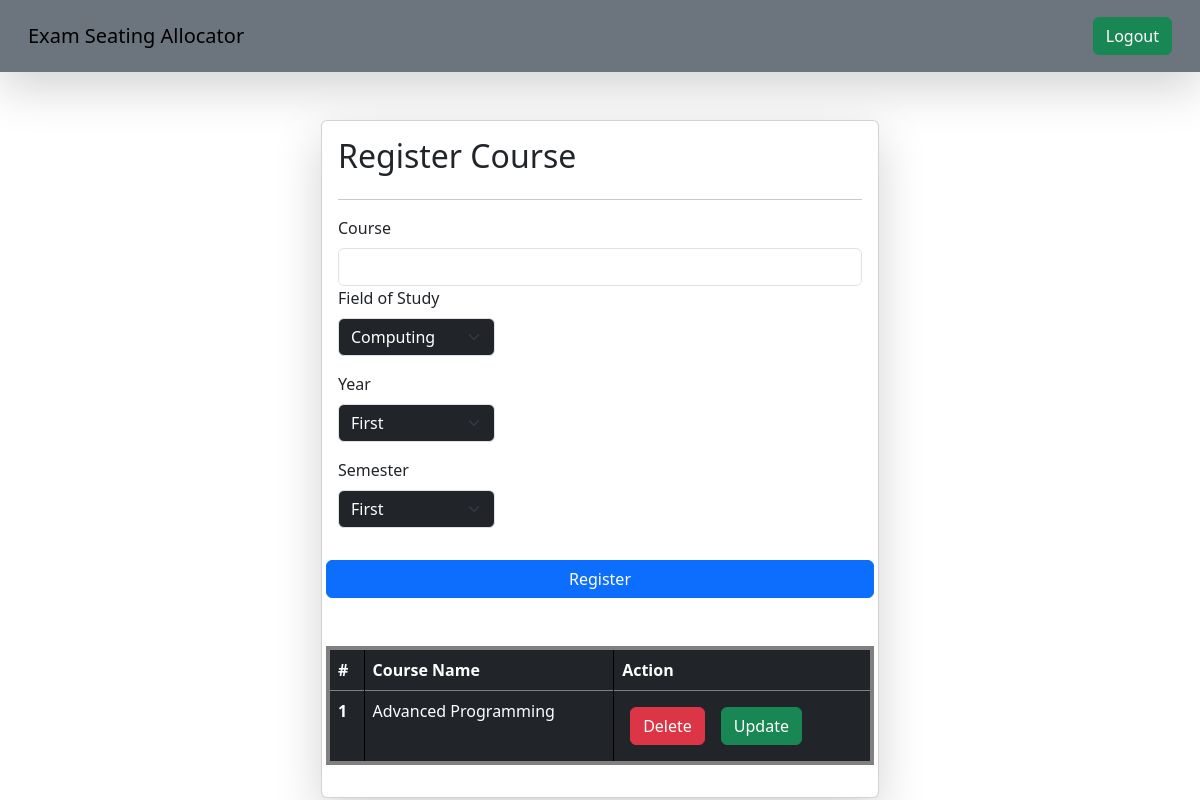
Page /register_course/ (signed in) on the earlier database version.
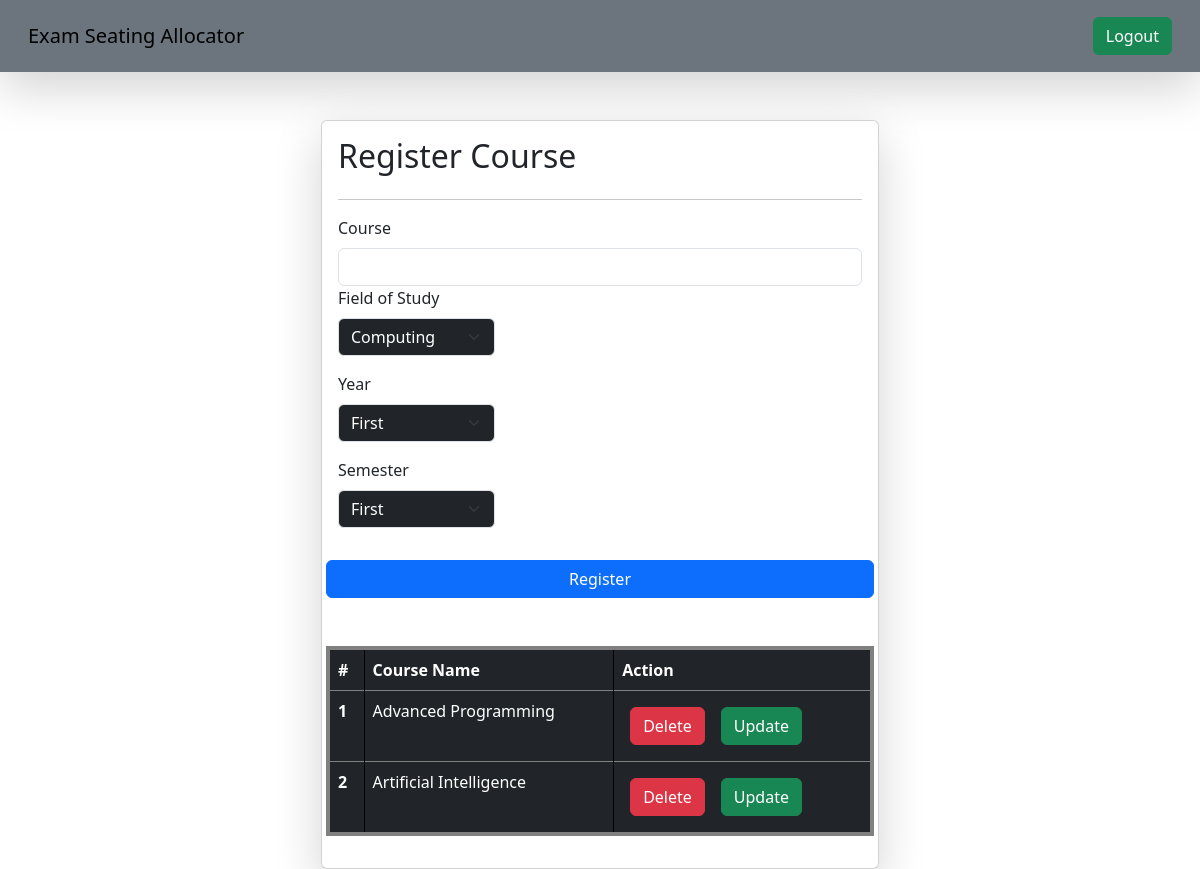
Same page on the later database version.
### api/models.py (models this page shows)
class Course(models.Model):
    name = models.CharField(max_length=100)
    fieldofstudy = models.CharField(
        max_length=20, choices=FIELDOFSTUDY, default="computing"
    )
    year = models.CharField(max_length=20, choices=YEAR, default="first")
    semester = models.CharField(max_length=20, choices=SEMESTER, default="first")

### api/views.py (the view, shortened to what this page needs)
# urls.py: path("register_course/", register_course, name="register_course"),
@login_required(login_url="login_page")
def register_course(request):
    queryset = Course.objects.all()
    context = {"Courses": queryset}
    return render(request, "register_course.html", context)

### api/templates/register_course.html (shortened to what this page needs)
{%extends "base.html"%} {%block start%}
<div class="container mt-5">
  <form
    class="col-6 mx-auto card p-3 shadow-lg"
    method="post"
    enctype="multipart/form-data"
  >
    <h2>Register Course</h2>
    <hr />
    <div class="row">
      <div class="col mb-3">
        <label for="InputCourse" class="form-label">Course</label>
        <input
          type="text"
          class="form-control"
          id="InputCourse"
          name="course"
          value="{{ data.firstname }}"
        />
         <div class="col mb-3">
        <label for="fieldofstudy" class="form-label">Field of Study</label>
        <select
          name="fieldofstudy"
          id="fieldofstudy"
          class="form-select bg-dark text-white mb-3"
          aria-label="Student"
          style="width: 30%"
        >
          <option selected value="Computing">Computing</option>
        </select>
      </div>
       <div class="col mb-3">
        <label for="year" class="form-label">Year</label>
        <select
          name="year"
          id="year"
          class="form-select bg-dark text-white mb-3"
          aria-label="Student"
          style="width: 30%"
        >
          <option selected value="First">First</option>
        </select>
      </div>
       <div class="col mb-3">
        <label for="semester" class="form-label">Semester</label>
        <select
          name="semester"
          id="semester"
          class="form-select bg-dark text-white mb-3"
          aria-label="Student"
          style="width: 30%"
        >
          <option selected value="First">First</option>
        </select>
      </div>
      </div>
    <button type="submit" class="btn btn-primary">Register</button>
</form>
  <table class="table table-dark table-bordered mt-5" style="border-width:4px; border-color:grey;">
  <thead>
    <tr>
      <th scope="col">#</th>
      <th scope="col">Course Name</th>
      <th scope="col">Action</th>
    </tr>
  </thead>
  <tbody >
    {%for course in Courses%}
    <tr>
      <th scope="row">{{forloop.counter}}</th>
      <td>{{course.name}}</td>
      <td>
        <a href="/delete_course/{{course.id}}" class="btn btn-danger m-2">Delete</button>
          <a href="#" class="btn btn-success m-2">Update</button>
      </td>
    </tr>
    {%endfor%}
  </tbody>
</table>
</div>
    {%endblock%}

### api/templates/base.html (shortened to what this page needs)
<!DOCTYPE html>
<html>
  <head>
    {% load static %}
    <link
      href="https://cdn.jsdelivr.net/npm/bootstrap@5.3.1/dist/css/bootstrap.min.css"
      rel="stylesheet"
    />
  </head>
  <body>
    <nav class="navbar dark p-3 bg-secondary shadow-lg">
      <div class="container-fluid">
        <a href=" {% url 'admin_home'%}" class="navbar-brand"
          >Exam Seating Allocator</a
        >
        <form class="d-flex" role="search">
          {%if request.user.is_authenticated%}
          <a href="/logout/" class="btn btn-success" type="submit">Logout</a>
          {%else%}
          <a href=" {% url 'login_page'%}" class="btn btn-success" type="submit"
            >Login</a
          >
          {%endif%}
        </form>
      </div>
    </nav>
    {% block start %} {% endblock %}
  </body>
</html>

### api/templates/base.html (style rules this page uses)
table, th, td { border: 1px solid black; }

Differences in the rows shown:
added Course: name "Artificial Intelligence"
